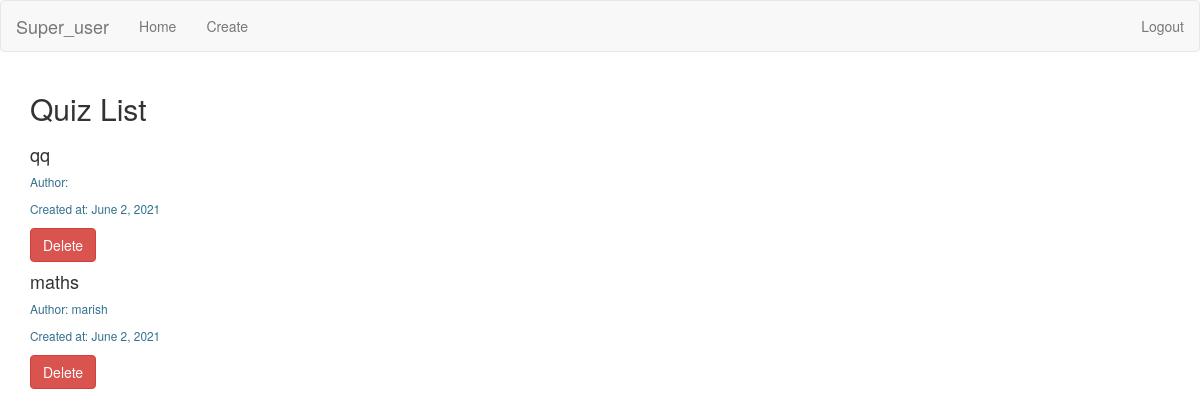
The app's page /quiz/, older data.
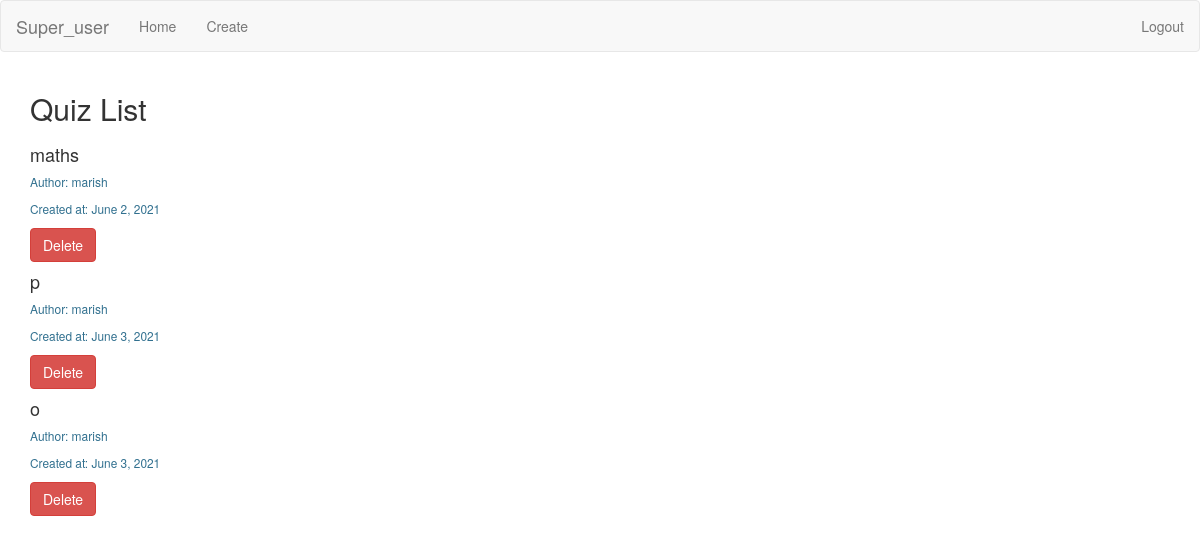
The same page, newer data.
### quiz/models.py (models this page shows, shortened)
class QuizAuthor(models.Model):
    quiz_name = models.CharField(max_length=50)
    author = models.CharField(max_length=50)
    created_at = models.DateField(auto_now_add=True)

### quiz/views.py (the view)
# urls.py: path('', quiz_list, name='quiz-list'),
def quiz_list(request):
    return render(
        request, "quiz_list.html", {"quizzes_list": QuizAuthor.objects.all()}
    )

### quiz/templates/quiz_list.html
{% extends 'nav1.html' %} {% block content %}
<div class="quiz-c-header container">
  <h2 class="heading-main">Quiz List</h2>
</div>
<div class="container">
  {% for quiz in quizzes_list %}
  <div class="card" style="max-width: 18rem">
    <div class="card-body">
      <h4 class="card-title heading-main">{{quiz.quiz_name}}</h4>
      <h6 class="card-subtitle mb-2 text-info">Author: {{quiz.author}}</h6>
      <p class="card-text">
        <small class="text-info">Created at: {{quiz.created_at}}</small>
      </p>
      <a
        type="button"
        href="{% url 'delete-quiz' quiz.id %}"
        class="btn btn-danger btn-md"
        >Delete</a
      >
    </div>
  </div>
  {% endfor %}
</div>
{% endblock %}

Row changes from the older to the newer data that the page shows:
removed QuizAuthor: quiz_name "qq", created_at "June 2, 2021"
added QuizAuthor: quiz_name "p", author "marish", created_at "June 3, 2021"
added QuizAuthor: quiz_name "o", author "marish", created_at "June 3, 2021"
